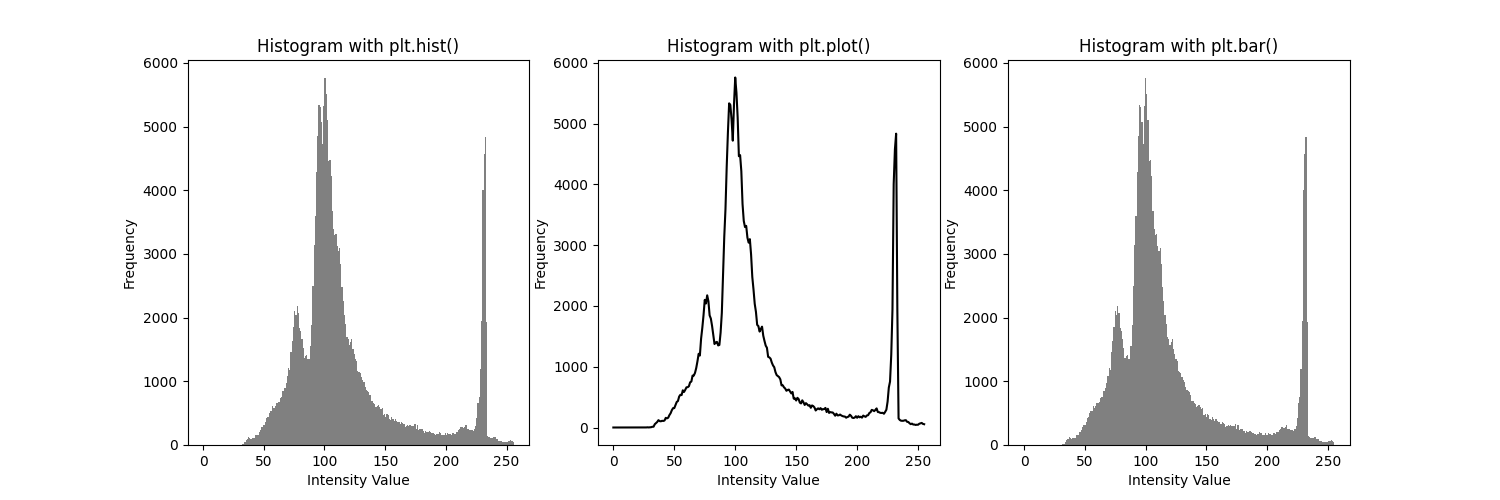
#> input picture Image Processing/Session 6/Assignment/histogram/Histograms.png, 1500 x 500 px
$ python histogram.py
#> lines starting #> are read from the running program, lines starting #| are printed output that depends on the picture
#> the answer given: Histograms.png
import cv2
import matplotlib.pyplot as plt
import numpy as np

"""
A function to get an image from user as input and visualize the histogram using plt.plot(), plt.hist(), plt.bar()
"""


def image_histogram(image_path):
#> called with image_path = 'Histograms.png'
    image = cv2.imread(image_path, cv2.IMREAD_GRAYSCALE)
#> image is the input picture: shape (500, 1500); min 0, max 255, mean 243.6

    plt.figure(figsize=(15, 5))

    plt.subplot(1, 3, 1)
    hist_values, bins, _ = plt.hist(
        image.ravel(), bins=256, range=[0, 256], color="gray"
    )
#> hist_values = 256 values, max 683466 at index 255, min 10 at index 180, mean 2929.7; bins = 257 values from 0 to 256
    plt.title("Histogram with plt.hist()")
    plt.xlabel("Intensity Value")
    plt.ylabel("Frequency")

    plt.subplot(1, 3, 2)
    plt.plot(bins[:-1], hist_values, color="black")
    plt.title("Histogram with plt.plot()")
    plt.xlabel("Intensity Value")
    plt.ylabel("Frequency")

    plt.subplot(1, 3, 3)
    plt.bar(bins[:-1], hist_values, width=1.0, color="gray")
    plt.title("Histogram with plt.bar()")
    plt.xlabel("Intensity Value")
    plt.ylabel("Frequency")

    plt.savefig("Histograms")
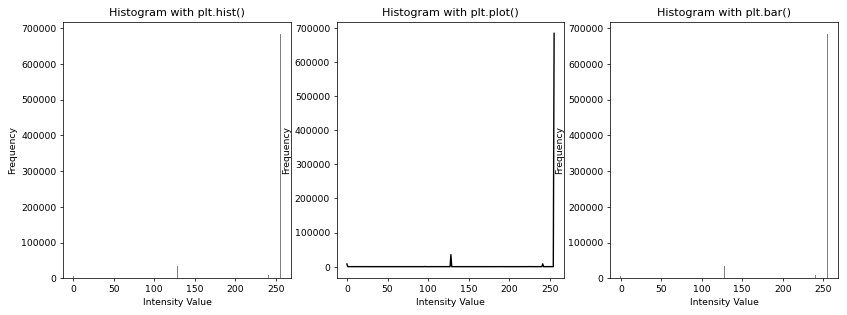
#> figure drawn by matplotlib, 3 panels; panel 1: tallest bar 683466 high, from x = 255 to 256; panel 2: curve peaks at x = 255, y = 683466; panel 3: tallest bar 683466 high, from x = 254.5 to 255.5
    plt.show()


image_path = input()
image_histogram(image_path)
